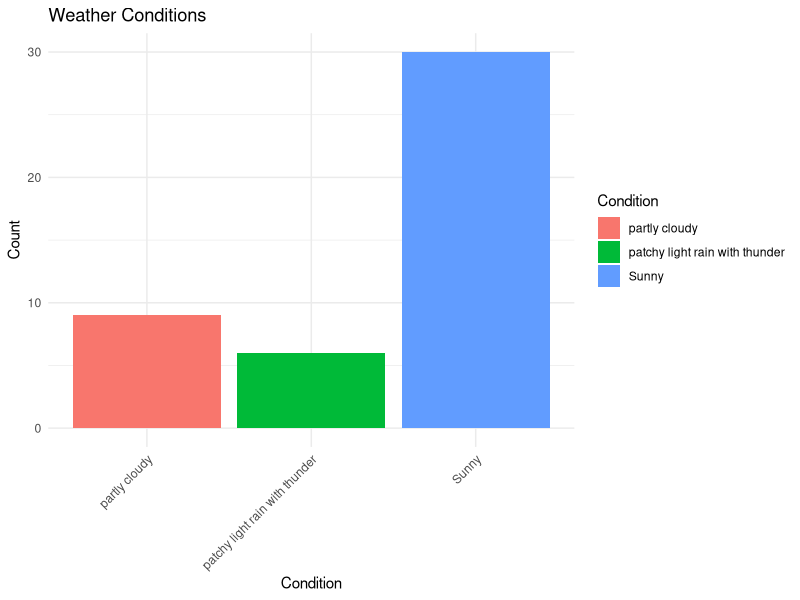

Source code (R):
# Load the required package
library(ggplot2)

# Create the dataset
weather_data <- data.frame(
  Condition = c("condition", "partly cloudy", "patchy light rain with thunder", "Sunny"),
  Count = c(0, 9, 6, 30)
)

# Remove the first row (header row)
weather_data <- weather_data[-1, ]

# Create the bar chart
ggplot(weather_data, aes(x = Condition, y = Count, fill = Condition)) +
  geom_bar(stat = "identity", position = "dodge") +
  labs(title = "Weather Conditions",
       x = "Condition",
       y = "Count") +
  theme_minimal() +
  theme(axis.text.x = element_text(angle = 45, hjust = 1))